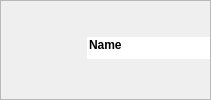
            <widget class="QFrame" name="frameName">
             <property name="frameShape">
              <enum>QFrame::StyledPanel</enum>
             </property>
             <property name="frameShadow">
              <enum>QFrame::Raised</enum>
             </property>
             <layout class="QGridLayout" name="gridLayout_3">
              <property name="leftMargin">
               <number>0</number>
              </property>
              <property name="topMargin">
               <number>0</number>
              </property>
              <property name="rightMargin">
               <number>0</number>
              </property>
              <property name="bottomMargin">
               <number>0</number>
              </property>
              <property name="spacing">
               <number>0</number>
              </property>
              <item row="0" column="0">
               <widget class="QLabel" name="lblCharacterFrameTopLeft">
                <property name="sizePolicy">
                 <sizepolicy hsizetype="Fixed" vsizetype="Fixed">
                  <horstretch>0</horstretch>
                  <verstretch>0</verstretch>
                 </sizepolicy>
                </property>
                <property name="minimumSize">
                 <size>
                  <width>86</width>
                  <height>36</height>
                 </size>
                </property>
                <property name="maximumSize">
                 <size>
                  <width>86</width>
                  <height>36</height>
                 </size>
                </property>
                <property name="text">
                 <string/>
                </property>
                <property name="pixmap">
                 <pixmap resource="resources.qrc">:/img/data/character_frame_topleft.png</pixmap>
                </property>
                <property name="scaledContents">
                 <bool>true</bool>
                </property>
               </widget>
              </item>
              <item row="0" column="1">
               <widget class="QLabel" name="lblCharacterFrameTop">
                <property name="sizePolicy">
                 <sizepolicy hsizetype="Ignored" vsizetype="Fixed">
                  <horstretch>0</horstretch>
                  <verstretch>0</verstretch>
                 </sizepolicy>
                </property>
                <property name="minimumSize">
                 <size>
                  <width>0</width>
                  <height>36</height>
                 </size>
                </property>
                <property name="maximumSize">
                 <size>
                  <width>16777215</width>
                  <height>36</height>
                 </size>
                </property>
                <property name="pixmap">
                 <pixmap resource="resources.qrc">:/img/data/character_frame_top.png</pixmap>
                </property>
                <property name="scaledContents">
                 <bool>true</bool>
                </property>
               </widget>
              </item>
              <item row="1" column="0">
               <widget class="QLabel" name="lblCharacterFrameLeft">
                <property name="sizePolicy">
                 <sizepolicy hsizetype="Fixed" vsizetype="Ignored">
                  <horstretch>0</horstretch>
                  <verstretch>0</verstretch>
                 </sizepolicy>
                </property>
                <property name="minimumSize">
                 <size>
                  <width>86</width>
                  <height>0</height>
                 </size>
                </property>
                <property name="maximumSize">
                 <size>
                  <width>86</width>
                  <height>16777215</height>
                 </size>
                </property>
                <property name="pixmap">
                 <pixmap resource="resources.qrc">:/img/data/character_frame_left.png</pixmap>
                </property>
                <property name="scaledContents">
                 <bool>true</bool>
                </property>
               </widget>
              </item>
              <item row="1" column="1">
               <widget class="QLineEdit" name="edtName">
                <property name="sizePolicy">
                 <sizepolicy hsizetype="Preferred" vsizetype="Preferred">
                  <horstretch>0</horstretch>
                  <verstretch>0</verstretch>
                 </sizepolicy>
                </property>
                <property name="font">
                 <font>
                  <bold>true</bold>
                 </font>
                </property>
                <property name="autoFillBackground">
                 <bool>false</bool>
                </property>
                <property name="styleSheet">
                 <string notr="true"/>
                </property>
                <property name="text">
                 <string>Name</string>
                </property>
                <property name="frame">
                 <bool>false</bool>
                </property>
                <property name="alignment">
                 <set>Qt::AlignLeading|Qt::AlignLeft|Qt::AlignTop</set>
                </property>
               </widget>
              </item>
              <item row="2" column="0">
               <widget class="QLabel" name="lblCharacterFrameBottomLeft">
                <property name="sizePolicy">
                 <sizepolicy hsizetype="Fixed" vsizetype="Fixed">
                  <horstretch>0</horstretch>
                  <verstretch>0</verstretch>
                 </sizepolicy>
                </property>
                <property name="minimumSize">
                 <size>
                  <width>86</width>
                  <height>40</height>
                 </size>
                </property>
                <property name="maximumSize">
                 <size>
                  <width>86</width>
                  <height>40</height>
                 </size>
                </property>
                <property name="pixmap">
                 <pixmap resource="resources.qrc">:/img/data/character_frame_bottomleft.png</pixmap>
                </property>
                <property name="scaledContents">
                 <bool>true</bool>
                </property>
               </widget>
              </item>
              <item row="2" column="1">
               <widget class="QLabel" name="lblCharacterFrameBottom">
                <property name="sizePolicy">
                 <sizepolicy hsizetype="Ignored" vsizetype="Fixed">
                  <horstretch>0</horstretch>
                  <verstretch>0</verstretch>
                 </sizepolicy>
                </property>
                <property name="minimumSize">
                 <size>
                  <width>0</width>
                  <height>40</height>
                 </size>
                </property>
                <property name="maximumSize">
                 <size>
                  <width>16777215</width>
                  <height>40</height>
                 </size>
                </property>
                <property name="pixmap">
                 <pixmap resource="resources.qrc">:/img/data/character_frame_bottom.png</pixmap>
                </property>
                <property name="scaledContents">
                 <bool>true</bool>
                </property>
               </widget>
              </item>
             </layout>
            </widget>
